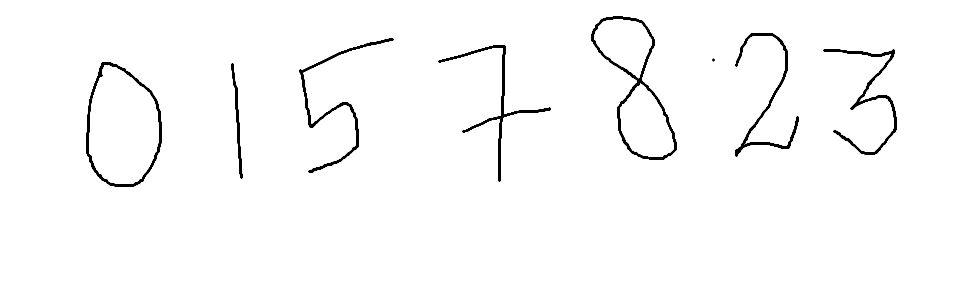
#> input picture test.png, 957 x 299 px
$ python -i preprocess.py   (imports and definitions only)
#> lines starting #> are read from the running program, lines starting #| are printed output that depends on the picture
import cv2
import numpy as np


def _center_digit_in_square(roi: np.ndarray) -> np.ndarray:
    """
    Place the digit bounding-box content in the centre of a square canvas,
    matching how MNIST images are actually laid out.  Preserves aspect ratio
    so a thin "1" doesn't get squished into a fat blob.
    """
    h, w = roi.shape[:2]
    size = max(h, w)
    canvas = np.zeros((size, size), dtype=np.uint8)
    y_off = (size - h) // 2
    x_off = (size - w) // 2
    canvas[y_off:y_off + h, x_off:x_off + w] = roi
    return canvas


def preprocess_image(path: str) -> np.ndarray:
    """
    Load a single-digit image from disk and return a (1, 28, 28, 1) float32
    array ready for model.predict().
    """
#> called with path = '../test.png'
    img = cv2.imread(path, cv2.IMREAD_GRAYSCALE)
#> img is the input picture: shape (299, 957); min 0, max 255, mean 249.8
    if img is None:
        raise FileNotFoundError(f"Could not read image: {path}")
    return preprocess_roi(img)


def preprocess_roi(roi: np.ndarray) -> np.ndarray:
    """
    Prepare an arbitrary greyscale ROI (digit crop) for prediction.

    Steps
    -----
    1. CLAHE  – equalise contrast so faint strokes become visible.
    2. Invert – ensure digit is WHITE on BLACK (MNIST convention).
       The inversion is conditional: we check which background is dominant.
    3. Centre  – place the digit in a square canvas (aspect-ratio safe).
    4. Resize  – to 28×28 with area interpolation (best for downscaling).
    5. Normalise – to [0, 1] float32.
    """
    # ── 1. Contrast enhancement ───────────────────────────────────────────
    clahe = cv2.createCLAHE(clipLimit=2.0, tileGridSize=(4, 4))
    roi = clahe.apply(roi)

    # ── 2. Conditional inversion (white digit on black background) ────────
    # If the majority of pixels are bright, the background is light → invert.
    if np.mean(roi) > 127:
        roi = cv2.bitwise_not(roi)
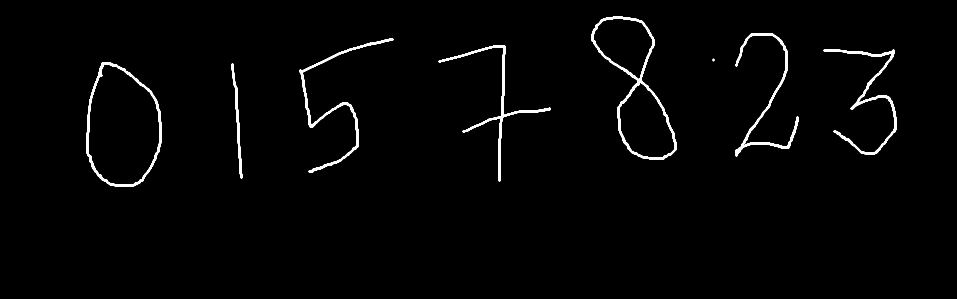
#> roi: shape (299, 957); min 0, max 253, mean 5.1

    # ── 3. Aspect-ratio-safe centering ────────────────────────────────────
    roi = _center_digit_in_square(roi)
#> in _center_digit_in_square, `canvas[y_off:y_off + h, x_off:x_off + w] = roi`:
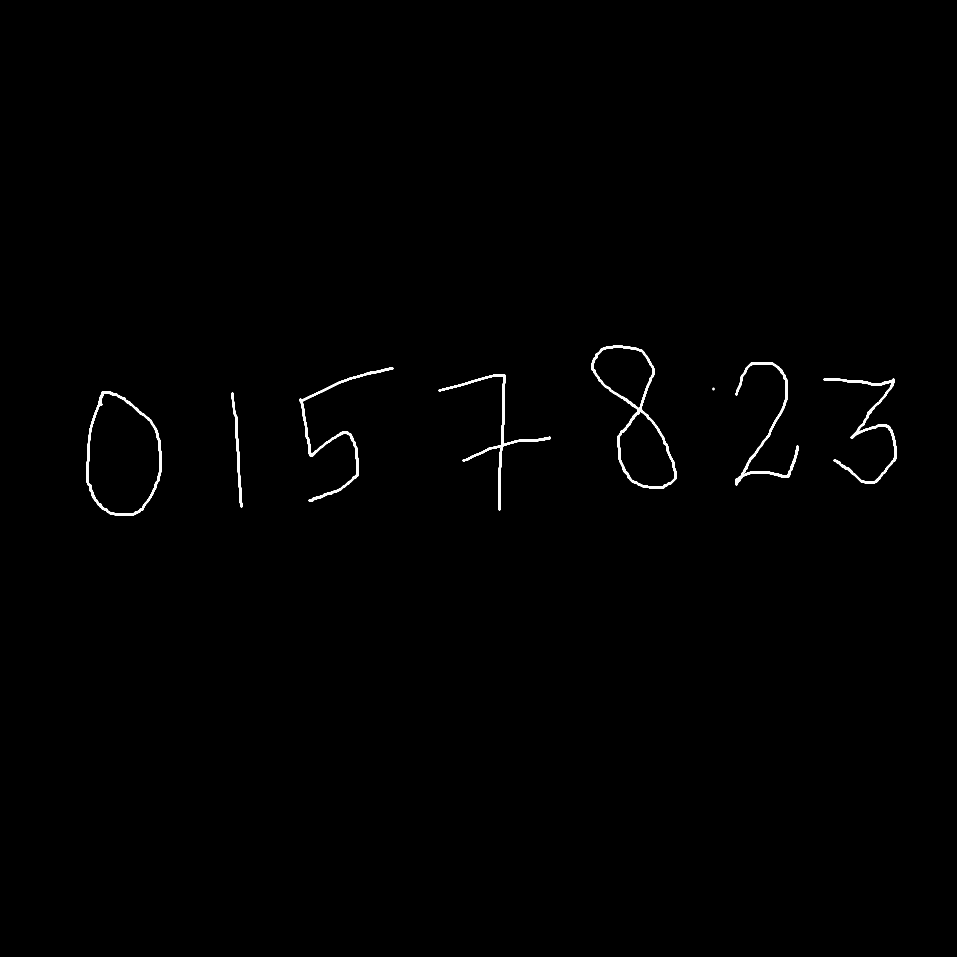
#> canvas: shape (957, 957); min 0, max 253, mean 1.6

    # ── 4. Resize ─────────────────────────────────────────────────────────
    roi = cv2.resize(roi, (28, 28), interpolation=cv2.INTER_AREA)
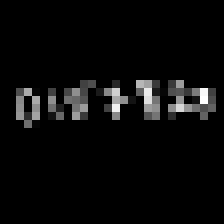
#> roi: shape (28, 28) (shown 8 times larger); min 0, max 39, mean 1.6; drawn with min black and max white

    # ── 5. Normalise ──────────────────────────────────────────────────────
    roi = roi.astype("float32") / 255.0
    return roi.reshape(1, 28, 28, 1)

>>> result = preprocess_image('../test.png')
